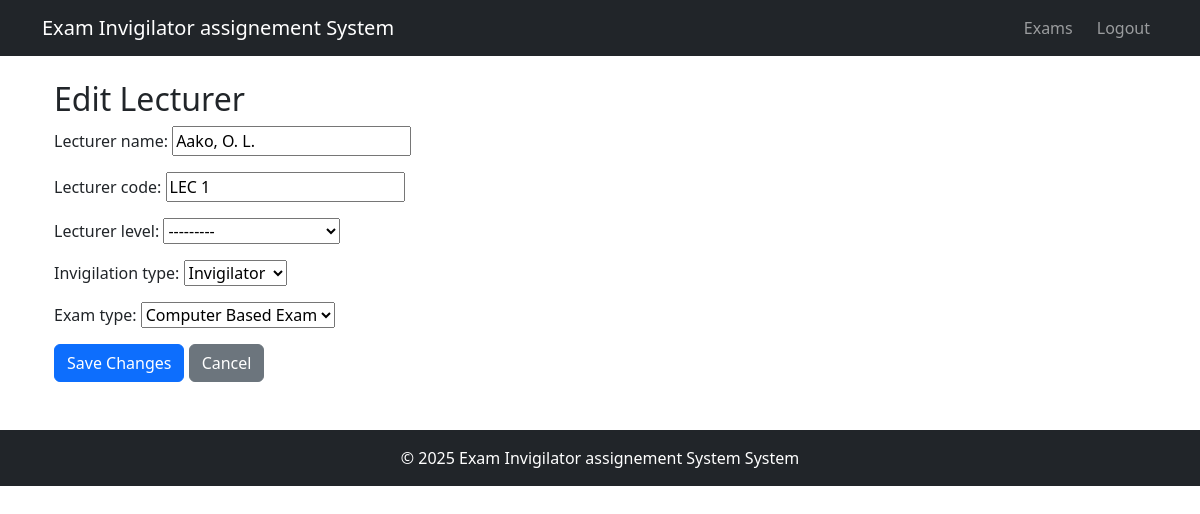
Page /lecturers/edit/2236/ (signed in) on the committed database.
### invigilation/models.py (models this page shows, shortened)
class Lecturer(models.Model):
    LEVEL = (
        ('Assisstant', 'Assisstant Lecturers'),
        ('Lecturer 1', 'Lecturer 1'),
        ('Lecturer 2', 'Lecturer 2'),
        ('Lecturer 3', 'Lecturer 3'),
        ('Senior', 'Senior Lecturer'),
        ('Principal', 'Principal Lecturer'),
        ('Chief', 'Chief Lecturer'),
        ('HOD', 'Head of Department')
    )
    EXAM_TYPE = (
        ('CBE', 'Computer Based Exam'),
        ('PBE', 'Written Exam')
    )
    INVIGILATION_TYPE = (
        ('SUPERVISOR', 'Supervisor'),
        ('INVIGILATOR', 'Invigilator')
    )
    lecturer_name = models.CharField(max_length=50)
    lecturer_code = models.CharField(max_length=10)
    lecturer_level = models.CharField(max_length=50, choices=LEVEL)
    invigilation_type = models.CharField(
        max_length=20, choices=INVIGILATION_TYPE)
    exam_type = models.CharField(max_length=50, choices=EXAM_TYPE)
    class META:
        ordering = ['lecturer_code']

### invigilation/views.py (the view)
# urls.py: path('lecturers/edit/<int:pk>/', views.edit_lecturer, name='edit_lecturer'),
@login_required(login_url='login')
def edit_lecturer(request, pk):
    lecturer = get_object_or_404(Lecturer, pk=pk)
    if request.method == "POST":
        form = LecturerForm(request.POST, instance=lecturer)
        if form.is_valid():
            form.save()
            messages.success(request, "Lecturer updated")
            return redirect('lecturers')
    else:
        form = LecturerForm(instance=lecturer)
    return render(request, 'invigilation/edit_lecturer.html', {'form': form})

### invigilation/forms.py
class LecturerForm(forms.ModelForm):
    class Meta:
        model = Lecturer
        fields = '__all__'

### invigilation/templates/invigilation/edit_lecturer.html (shortened to what this page needs)
{% extends 'base.html' %}
{% load static %}
{% block content %}
<div class="container mt-4">
    <h2>Edit Lecturer</h2>
    <form method="post">
        {{ form.as_p }}
        <button type="submit" class="btn btn-primary">Save Changes</button>
        <a href="{% url 'lecturers' %}" class="btn btn-secondary">Cancel</a>
    </form>
</div>
{% endblock %}

### rows in the picture
Lecturer: lecturer_name "Aako, O. L.", lecturer_code "LEC 1", lecturer_level "---------", invigilation_type "Invigilator", exam_type "Computer Based Exam"
